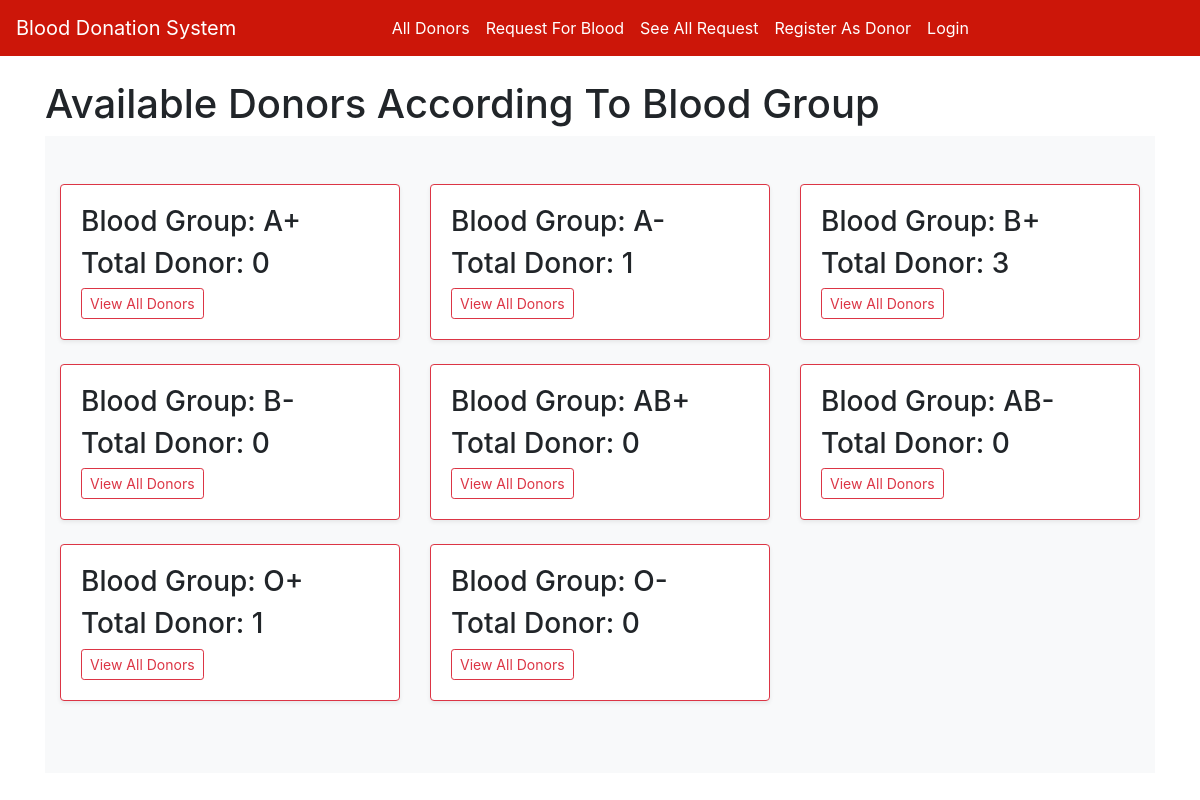
The page / on the database its author committed.
### home/models.py (models this page shows, shortened)
class BloodGroup(models.Model):
    name = models.CharField(max_length=5)

### home/views.py (the view)
# urls.py: path("", views.index, name="index"),
def index(request):
    all_group = BloodGroup.objects.annotate(total=Count('donor'))
    return render(request, "index.html", {'all_group':all_group, 'is_distance': False})

### home/templates/index.html (shortened to what this page needs)
{% extends 'base.html' %}
{% load static %}
{% block body %}
<div class="container">
<h1>Available Donors According To Blood Group</h1>
  <div class="album py-5 bg-light">
    <div class="container">
      <div class="row">
        {% for i in all_group %}
        <div class="col-md-4">
          <div class="card mb-4 shadow-sm border-danger">
            <div class="card-body">
              <h3 class="card-text">Blood Group: {{i.name}}</h3>
              <h3 class="card-text">Total Donor: {{i.total}}</h3>
              <div class="d-flex justify-content-between align-items-center">
                <div class="btn-group">
                  <a href="/donors_list/{{i.id}}/" class="btn btn-sm btn-outline-danger">View All Donors</a>
                </div>
              </div>
            </div>
          </div>
        </div>
        {% endfor %}
      </div>
    </div>
  </div>
</div>
{% endblock %}

### rows shown on the page
BloodGroup: name "A+", total "0"
BloodGroup: name "A-", total "1"
BloodGroup: name "B+", total "3"
BloodGroup: name "B-", total "0"
BloodGroup: name "AB+", total "0"
BloodGroup: name "AB-", total "0"
BloodGroup: name "O+", total "1"
BloodGroup: name "O-", total "0"
